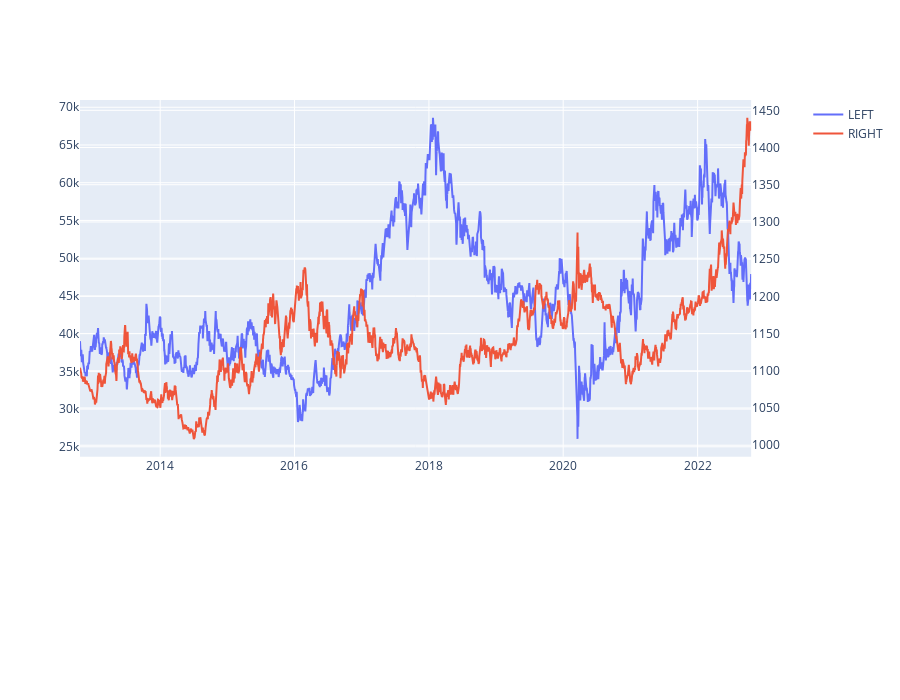

Notebook source saved alongside this figure:
### Markdown cell above
### x-y1, y2

### Code cell
y1 = comparatee.종가
y2 = comparator.종가

fig = make_subplots(
    rows=2, cols=1, row_width=[0.3, 0.7], vertical_spacing=0.02, shared_xaxes=False,
    specs=[
        [{"type": "xy", "secondary_y": True}],
        [{"type": "xy"}]
    ]
)

fig.add_trace(go.Scatter(
    x=y1.index, y=y1, name='LEFT',
    xhoverformat='%Y/%m/%d'
), row=1, col=1, secondary_y=False)

fig.add_trace(go.Scatter(
    x=y2.index, y=y2, name='RIGHT',
    xhoverformat='%Y/%m/%d'
), row=1, col=1, secondary_y=True)
fig.update_layout(height=700)
fig.show()

### Figure 1 — Plotly figure (JSON) as saved in the notebook; plotly's stock layout.template omitted (floating-point values rounded to 4 significant figures; data arrays with more than 128 entries replaced by an {"elided": "..."} marker saying what was removed)
{"data": [{"name": "LEFT", "type": "scatter", "x": {"elided": "2458 str values"}, "xaxis": "x", "xhoverformat": "%Y/%m/%d", "y": {"elided": "2458 int values"}, "yaxis": "y"}, {"name": "RIGHT", "type": "scatter", "x": {"elided": "2458 str values"}, "xaxis": "x", "xhoverformat": "%Y/%m/%d", "y": {"elided": "2458 float values"}, "yaxis": "y2"}], "layout": {"height": 700, "xaxis": {"anchor": "y", "domain": [0, 0.94]}, "xaxis2": {"anchor": "y3", "domain": [0, 0.94]}, "yaxis": {"anchor": "x", "domain": [0.314, 1]}, "yaxis2": {"anchor": "x", "overlaying": "y", "side": "right"}, "yaxis3": {"anchor": "x2", "domain": [0, 0.294]}}}
